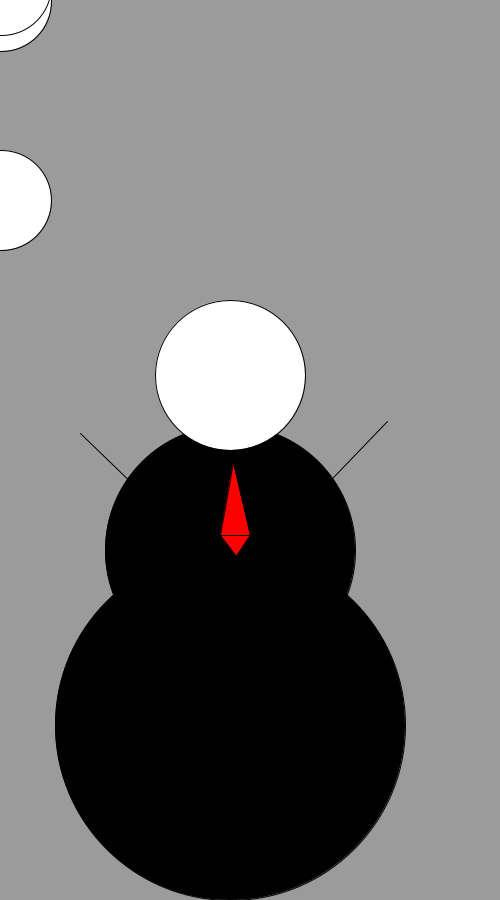
Frame 1 (no input)
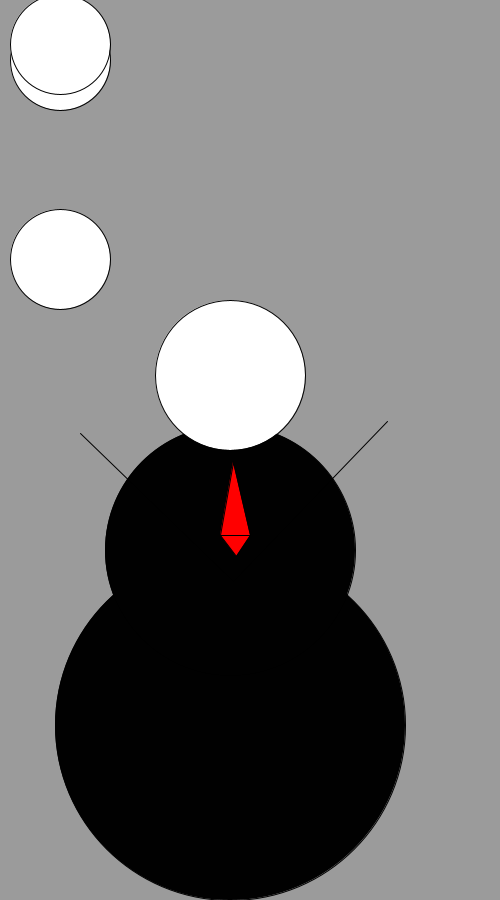
Frame 60 (the mouse pressed at the canvas centre just before this capture)
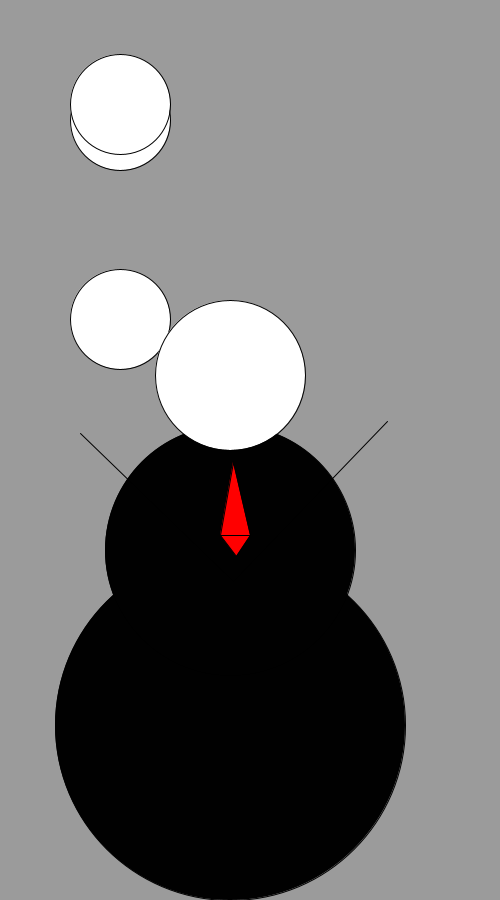
Frame 120 (the mouse held since frame 60 and released just before this capture)

The Processing sketch that drew these frames (run headless with seeded random() and noise(); from frame 60 on, the mouse is pressed at the canvas centre):

// Processing sketch: snowslender
// ── snowslender.pde
int i = 0;
void setup(){
size(500,900);
}
void draw(){
  background(155,155,155);
  fill(255,255,255);
  ellipse(1+i,1+i,100,100);
   ellipse(1+i,-15+i,100,100);
    ellipse(1+i,200+i,100,100);
 fill(1,1,1);
 ellipse(230,725,350,350); 
ellipse(230,550,250,250);
fill(255,255,255);
ellipse(230,375,150,150);
fill(255,0,0);
triangle(233,462,250,535,220,535);
triangle(236,556,250,535,220,535);
//println("mouseX"+mouseX+"mouseY"+mouseY);
fill(1,1,1);
//"233,581"
line(233,581,387,421);
line(233,581,80,433);
i++;
}
